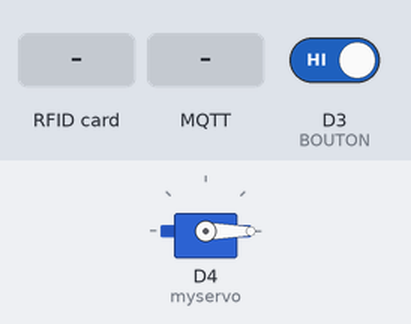
A sketch run on a simulated ESP8266 (NodeMCU). Parts: servo. Inputs (shaded band) come from the test bench; at power-on: D3 (BOUTON) HIGH. WiFi joins after 1.5 s; servers stay silent unless stated; no MQTT or app messages arrive unless stated; what the sketch prints to the serial monitor is not drawn.

Above: at 2.7 s.
2.8 s: RFID card 5E 7A 19 C4 held to the reader
4.4 s: RFID card 5E 7A 19 C4 held to the reader
At 5.3 s:
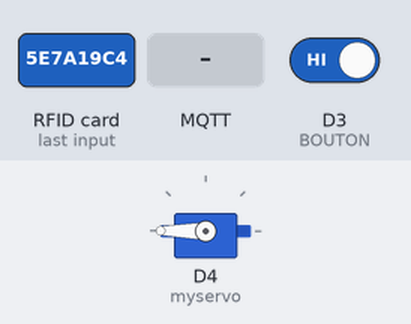
7.4 s: MQTT message "Home/AlarmExtern" arrives on the first subscribed topic
8.9 s: MQTT message "on" arrives on the first subscribed topic
10.4 s: D3 (BOUTON) driven LOW
At 13.2 s:
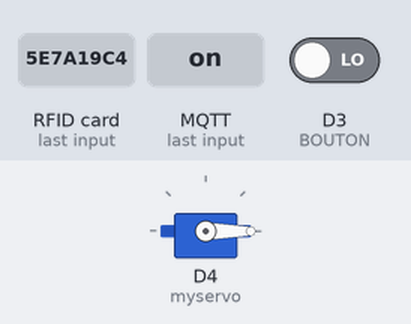
13.4 s: MQTT message "off" arrives on the first subscribed topic
Timing chart, 0 to 15.9 s (numbered marks = the images above; inputs shaded):
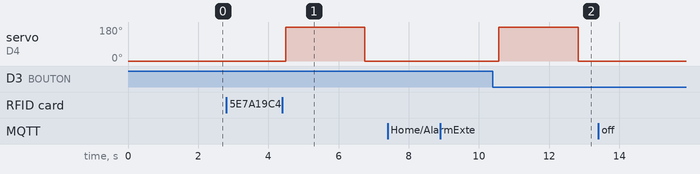

The sketch:

Master_ESP8266.ino
```cpp
#include <SPI.h>
#include <MFRC522.h>
#include <Servo.h>
#include <ESP8266WiFi.h>
#include <WiFiUdp.h>
#include <PubSubClient.h>

#define SS_PIN_ARDUINO D1
#define SS_PIN_RFID D8
#define RST_PIN D0
#define BUZZER D2
#define BOUTON D3
byte byteReceive;
// Init array that will store new NUID
MFRC522 rfid(SS_PIN_RFID, RST_PIN);
MFRC522::MIFARE_Key key;
byte nuidPICC[4];
byte MONNUID[4];
int flagFirstCard = 0;
/////////////////////////////
byte nbPersonnes = 0;
////////////////////////////
bool etatbouton = false;
bool etatboutonavant = true;
////////////////////////////
bool etatAlarm = false;
int compteurAlarm = 0;
////////////////////////////
bool etatServo = false;
int compteurServo = 0;
Servo myservo;  // create servo object to control a servo
int pos = 0;    // variable to store the servo position
////////////////////////////
int valueLight = 0;
float temperature = 0;
int temperature2 = 0;
bool recu1 = false;
bool recu2 = false;
bool recu3 = false;
/////////////////////////////////////////////////////////

//WiFi Connection configuration
char ssid[] = "WIFINAME";     //  wifiname
char password[] = "pswd12345677899";  // passord WIFI
//mqtt server
char mqtt_server[] = "192.168.8.114";  // IP adress mqtt broker (the raspi address)
#define MQTT_USER "" //i didn't used it but it's not securty friendly
#define MQTT_PASS ""

WiFiClient espClient;
PubSubClient MQTTclient(espClient);
/////////////////////////////////////////////////////////

void setup() {
  Serial.begin(9600);
  pinMode (SS_PIN_RFID, OUTPUT);
  pinMode (SS_PIN_ARDUINO, OUTPUT);
  pinMode (BUZZER, OUTPUT);
  pinMode (BOUTON, INPUT);
  digitalWrite(SS, LOW);              // enable Slave Select
  digitalWrite(SS_PIN_RFID, HIGH);    // disable Slave Select
  digitalWrite(SS_PIN_ARDUINO, HIGH); // disable Slave Select
  myservo.attach(2);                  //D4  GPIO 2  servo object
  myservo.write(0);                   //initialized

  SPI.begin();
  SPI.setClockDivider(SPI_CLOCK_DIV8);//divide the clock by 8
  Serial.println("Master initialized");
  rfid.PCD_Init(); // Init MFRC522
  rfid.PCD_DumpVersionToSerial(); //not necessery
  for (byte i = 0; i < 6; i++) {
    key.keyByte[i] = 0xFF;
  }

  // Conexion WIFI
  WiFi.begin(ssid, password);
  // Wait for connection
  while (WiFi.status() != WL_CONNECTED) {
    delay(500);
    Serial.print(".");
  }
  Serial.println("Connected");
  MQTTclient.setServer(mqtt_server, 1883); //port 1883 is used by deffault
}

void loop() {
  delay (200);

  static uint32_t  lastTimeMqtt = 0;
  // connect serveur MQTT
  if (!MQTTclient.connected()) {
    MQTTconnect();
  }

  //-------------------------------------------------------------------------
  //Communication from master ESP to slave Arduino---------------------------
  //-------------------------------------------------------------------------
  digitalWrite(SS_PIN_ARDUINO, LOW); //enable slave arduino with the slave select
  byteReceive = SPI.transfer(nbPersonnes); //Send the number of people inside AND receive what arduino send to esp, one time it's value light, or first digit or after coma of temperature
  //Serial.println(int(byteReceive)); //just print what i receive and it's all good
  if (int(byteReceive) > 100 && int(byteReceive) < 200 ) {//my luminosity is from 100 to 200 so everytime
    valueLight = int(byteReceive);
    valueLight = valueLight - 100; //from 0 to 100
    recu1 = true;
  }
  else if (int(byteReceive) >= 0 && int(byteReceive) <= 9) {//receive after coma temperature
    temperature2 = int(byteReceive);
    recu2 = true;
  }
  else if ( int(byteReceive) < 50) {                        //reveive before coma tempereauter
    if (int(byteReceive) <= 35 && int(byteReceive) >= 20 ) {
      temperature = int(byteReceive);
      temperature = temperature + 0.1 * temperature2;
      recu3 = true;
    }
  }

  digitalWrite(SS_PIN_ARDUINO, HIGH); //dissable slave arduino
  //-------------------------------------------------------------------------
  //STOP Communication from master ESP to slave Arduino----------------------
  //-------------------------------------------------------------------------
  if (recu1 == true && recu2 == true && recu3 == true) { //here i verify if i have 3 good value receive, because i don't know why, but in my serial print, i receive only good data, but when i compute a bit values, there are some problems. So i have somes delays and i'm a bit sad
    MQTTsend();
    recu1 = false;
    recu2 = false;
    recu3 = false;
  }

  etatbouton = digitalRead(BOUTON); //check if someone want to go out with debouncing
  //Serial.println(etatbouton);
  if (etatbouton == 0 && etatboutonavant == 1) {
    if (nbPersonnes > 0) {
      nbPersonnes--;
      etatServo = true; //open the door
    } else {
      nbPersonnes = 0;
    }
  }
  etatboutonavant = etatbouton;

  //-------------------------------------------------------------------------
  //Communication from master ESP to slave RFID -----------------------------
  //-------------------------------------------------------------------------
  digitalWrite(SS_PIN_RFID, LOW); //enable slave rfid
  funcRFID();
  digitalWrite(SS_PIN_RFID, HIGH);//dissable slave rfid
  //-------------------------------------------------------------------------
  //STOP Communication from master ESP to slave RFID-------------------------
  //-------------------------------------------------------------------------

  MQTTclient.loop();
  doAlarm();
  servoControl();

}
//---------------------------------------------------------------------------
//---------------------------------------------------------------------------
void doAlarm() {
  if (etatAlarm == true) {
    compteurAlarm++; //not a delay here
    if (compteurAlarm < 3) {
      tone(BUZZER, 523) ; //DO note 523 Hz
    }
    if (compteurAlarm > 3) {
      noTone(BUZZER) ;
    }
    if (compteurAlarm > 6) {
      compteurAlarm = 0;
    }
  } else { //to stop in case we stop buzzer when he do noise
    compteurAlarm = 0;
    noTone(BUZZER) ;
  }
}
//---------------------------------------------------------------------------
//---------------------------------------------------------------------------
void servoControl() {
  if (etatServo == true) {
    compteurServo++; //not a delay here
    //Serial.println(compteurServo);
    if (compteurServo < 10) {
      myservo.write(180);
    }
    if (compteurServo > 10) {
      myservo.write(0);
      compteurServo = 0;
      etatServo = false;
    }
  }
}
//---------------------------------------------------------------------------
//---------------------------------------------------------------------------
//Fonctions mqtt
void MQTTsend() {

  char bufferr[10];
  for (int i = 0; i < 10; i++) { //just in case
    bufferr[i] = '\0';
  }

  sprintf(bufferr, "%.*f", 1, temperature); //creat a string
  MQTTclient.publish("Home/Temp", bufferr );//send temperature in this format 25.2 in string to mqtt topic /Temp

  sprintf(bufferr, "%d", valueLight);
  MQTTclient.publish("Home/Lumi", bufferr);//send valueLight

  sprintf(bufferr, "%d", nbPersonnes);
  MQTTclient.publish("Home/Pers", bufferr);//send the number of people inside

}

void MQTTconnect() {
  MQTTclient.setServer("192.168.8.121", 1883);
  Serial.println("Trying to connect to MQTT broker");
  while (!MQTTclient.connected()) {
    if (MQTTclient.connect("esp")) ;
    else delay(1000);
  }
  MQTTclient.subscribe("Home/AlarmExtern"); // Subscribe to a topic, this topic is used to see if from the app, we want to stop the alarm
  MQTTclient.setCallback(MQTTcallback); // Set the callback function
}

void MQTTcallback(char* topic, byte* payload, unsigned int length) {
  payload[length] = 0;
  String messageTemp((char *)payload);
  Serial.println(messageTemp);
  if (String(topic) == "Home/AlarmExtern") {
    etatAlarm = false;
    Serial.println("stop the alarm");
  }
}
//---------------------------------------------------------------------------
//---------------------------------------------------------------------------
void funcRFID() {
  // if no card
  if (!rfid.PICC_IsNewCardPresent()) {
    return;
  }
  // if card
  if (!rfid.PICC_ReadCardSerial()) {
    return;
  }
  // save uid of the card (4 bytes)
  for (byte i = 0; i < 4; i++)
  {
    nuidPICC[i] = rfid.uid.uidByte[i];
  }
  if (flagFirstCard == 0) { //FIRST CARD so we save it
    for (byte i = 0; i < 4; i++)
    {
      MONNUID[i] = nuidPICC[i];
    }
    flagFirstCard = 1;
    Serial.println("frist id");
  } else {
    Serial.println("card detected");
    Serial.println("UID is :");
    int countIfGood = 0;
    for (byte i = 0; i < 4; i++)
    {
      Serial.print(nuidPICC[i], HEX);
      Serial.print(" ");
      if (nuidPICC[i] == MONNUID[i]) {
        countIfGood ++;
      }
    }
    if (countIfGood == 4) { //GOOD CARD
      if (nbPersonnes < 9) { //if here are 9 personns inside you can't go in
        nbPersonnes++;
        etatServo = true;
        compteurServo = 0;
      }
    } else {             //BAD CARD
      etatAlarm = true;
      MQTTclient.publish("Home/Alarm", "Alarm"); //bad card, there is alarm
    }
    countIfGood = 0;
    Serial.println();
    // Re-Init RFID
    rfid.PICC_HaltA(); // Halt PICC
    rfid.PCD_StopCrypto1(); // Stop encryption on PCD
  }
}
```

Measured:
- after the input at 2.8 s, every drawn part: stays the same
- after the input at 4.4 s, servo on D4 (myservo): 0° → 180° after 0.09 s, → 0° 2.3 s later
- after the input at 7.4 s, every drawn part: stays the same
- after the input at 8.9 s, every drawn part: stays the same
- after the input at 10.4 s, servo on D4 (myservo): 0° → 180° after 0.17 s, → 0° 2.3 s later
- after the input at 13.4 s, every drawn part: stays the same
